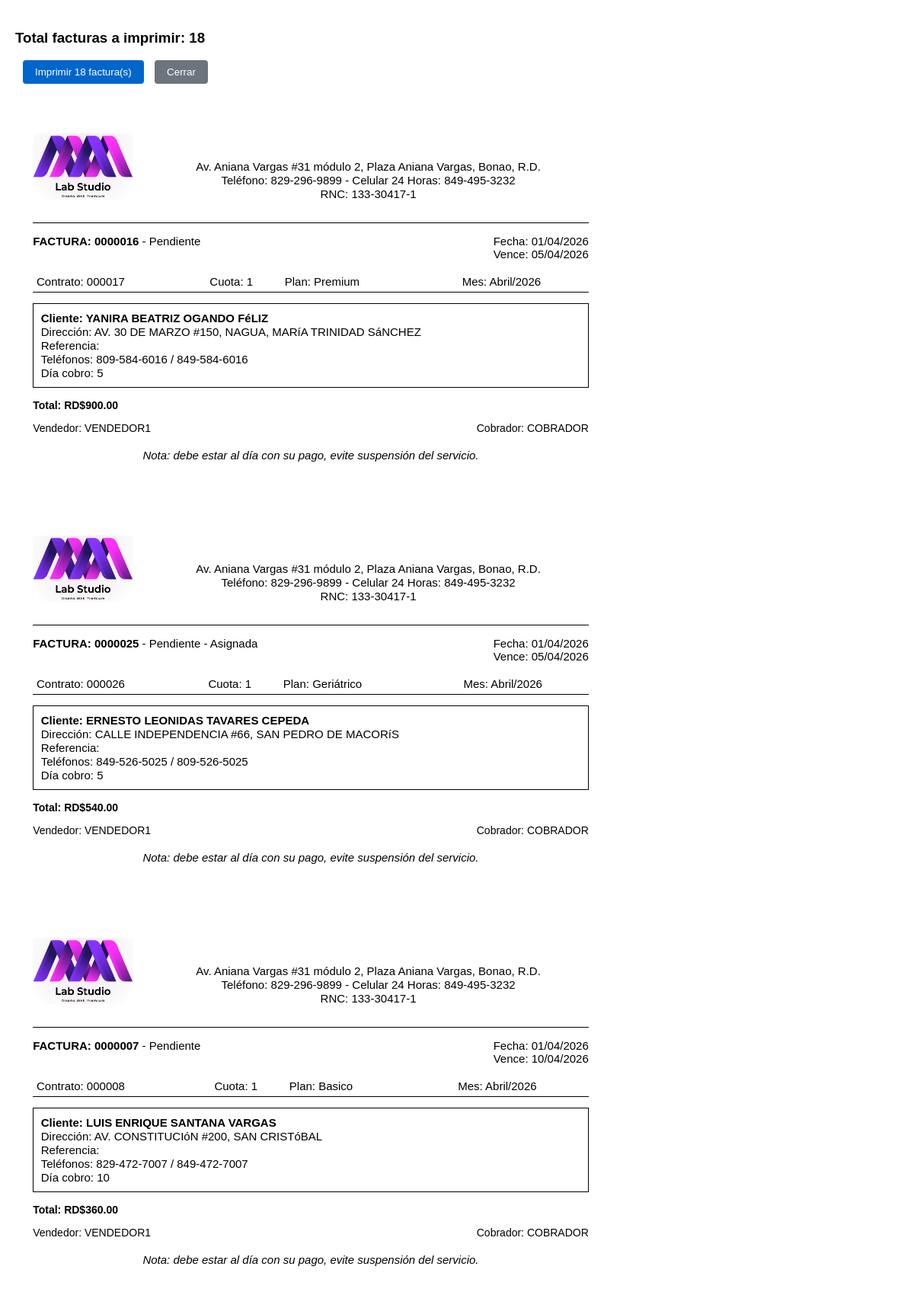
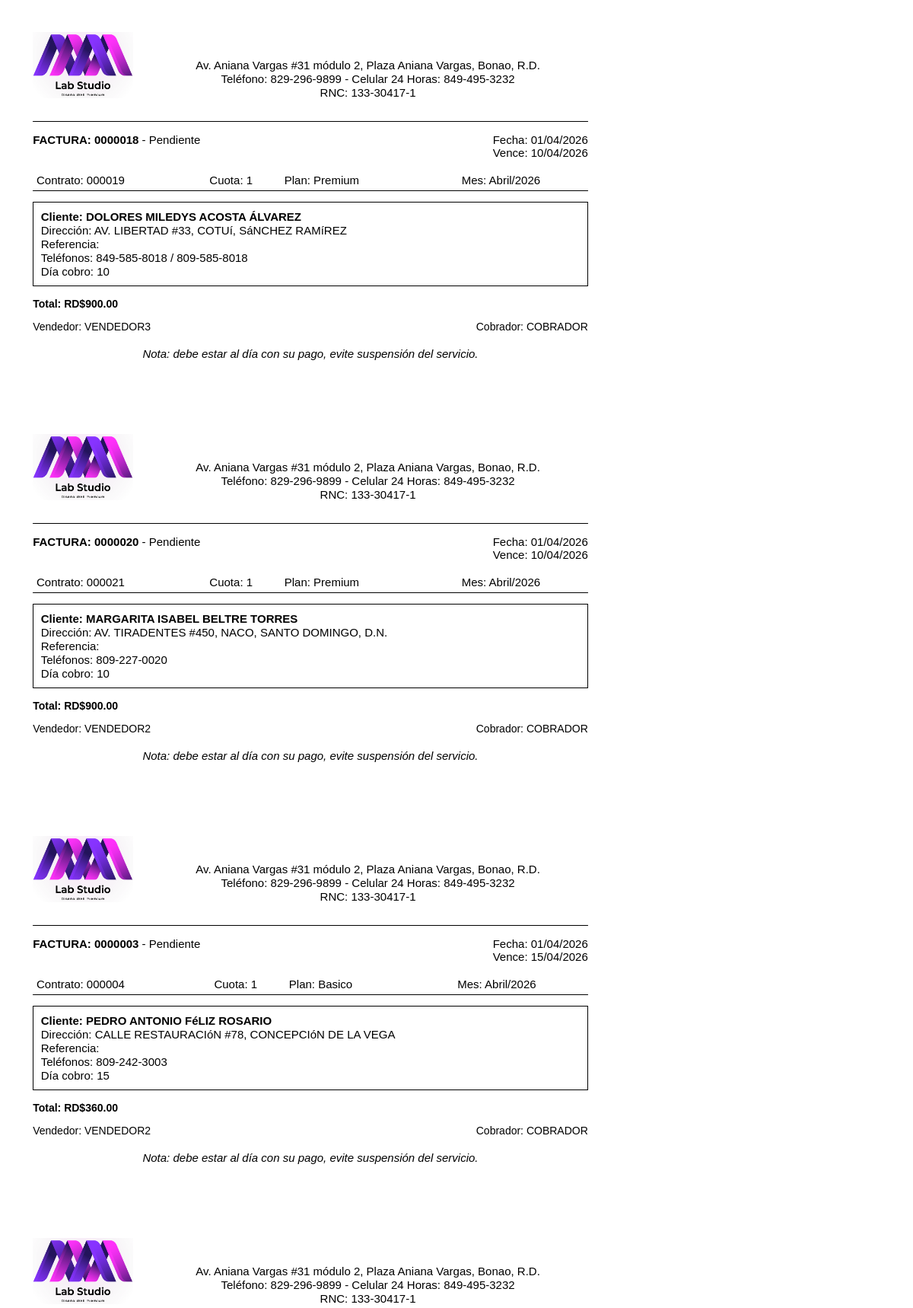
Screenshot of /imprimirpordias.php (signed in, upper part) with the database file from the repository (2 pictures, top to bottom).
### tables this page shows
CREATE TABLE `configuracion_sistema` (
  `id` int(11) NOT NULL,
  `nombre_empresa` varchar(100) NOT NULL,
  `rif` varchar(20) DEFAULT NULL,
  `direccion` text DEFAULT NULL,
  `telefono` varchar(15) DEFAULT NULL,
  `celular` varchar(15) DEFAULT NULL,
  `email` varchar(100) DEFAULT NULL,
  `logo_url` varchar(255) DEFAULT NULL,
  `moneda` varchar(10) DEFAULT 'USD',
  `dias_gracia_pago` int(11) DEFAULT 5,
  `formato_factura` text DEFAULT NULL,
  `created_at` timestamp NOT NULL DEFAULT current_timestamp(),
  `updated_at` timestamp NOT NULL DEFAULT current_timestamp() ON UPDATE current_timestamp()
);

CREATE TABLE `facturas` (
  `id` int(11) NOT NULL,
  `numero_factura` varchar(7) NOT NULL,
  `cuota` int(11) NOT NULL,
  `mes_factura` varchar(7) NOT NULL,
  `contrato_id` int(11) NOT NULL,
  `fecha_emision` date NOT NULL,
  `fecha_vencimiento` date NOT NULL,
  `monto` decimal(10,2) NOT NULL,
  `monto_pendiente` decimal(10,2) DEFAULT 0.00,
  `estado` enum('pendiente','pagada','vencida','anulada','incompleta') DEFAULT 'pendiente',
  `notas` text DEFAULT NULL,
  `created_at` timestamp NOT NULL DEFAULT current_timestamp(),
  `updated_at` timestamp NOT NULL DEFAULT current_timestamp() ON UPDATE current_timestamp(),
  `cantidad_dependientes` int(11) DEFAULT 0,
  `tiene_geriatrico` tinyint(1) DEFAULT 0
);

CREATE TABLE `contratos` (
  `id` int(11) NOT NULL,
  `numero_contrato` varchar(20) DEFAULT NULL,
  `cliente_id` int(11) NOT NULL,
  `plan_id` int(11) NOT NULL,
  `fecha_inicio` date NOT NULL,
  `fecha_fin` date DEFAULT NULL,
  `monto_mensual` decimal(10,2) NOT NULL,
  `monto_total` decimal(10,2) NOT NULL,
  `dia_cobro` int(11) NOT NULL,
  `estado` enum('activo','cancelado','suspendido') DEFAULT 'activo',
  `vendedor_id` int(11) DEFAULT NULL,
  `notas` text DEFAULT NULL,
  `ubicacion_lat` decimal(10,8) DEFAULT NULL COMMENT 'Latitud GPS del contrato',
  `ubicacion_lng` decimal(11,8) DEFAULT NULL COMMENT 'Longitud GPS del contrato',
  `ubicacion_ref` varchar(255) DEFAULT NULL COMMENT 'Referencia textual de la ubicación',
  `created_at` timestamp NOT NULL DEFAULT current_timestamp(),
  `updated_at` timestamp NOT NULL DEFAULT current_timestamp() ON UPDATE current_timestamp()
);

CREATE TABLE `planes` (
  `id` int(11) NOT NULL,
  `codigo` varchar(20) DEFAULT NULL,
  `nombre` varchar(100) NOT NULL,
  `descripcion` text DEFAULT NULL,
  `precio_base` decimal(10,2) NOT NULL,
  `cobertura_maxima` decimal(10,2) DEFAULT NULL,
  `edad_minima` int(11) DEFAULT NULL,
  `edad_maxima` int(11) DEFAULT NULL,
  `periodo_carencia` int(11) DEFAULT NULL,
  `estado` enum('activo','inactivo') DEFAULT 'activo',
  `created_at` timestamp NOT NULL DEFAULT current_timestamp(),
  `updated_at` timestamp NOT NULL DEFAULT current_timestamp() ON UPDATE current_timestamp()
);

CREATE TABLE `clientes` (
  `id` int(11) NOT NULL,
  `codigo` varchar(5) NOT NULL,
  `nombre` varchar(100) NOT NULL,
  `apellidos` varchar(100) NOT NULL,
  `cedula` varchar(13) NOT NULL,
  `telefono1` varchar(15) NOT NULL,
  `telefono2` varchar(15) DEFAULT NULL,
  `telefono3` varchar(15) DEFAULT NULL,
  `direccion` text NOT NULL,
  `email` varchar(100) NOT NULL,
  `fecha_nacimiento` date DEFAULT NULL,
  `fecha_registro` datetime NOT NULL,
  `estado` enum('activo','inactivo','suspendido') DEFAULT 'activo',
  `cobrador_id` int(11) NOT NULL,
  `vendedor_id` int(11) NOT NULL,
  `notas` text DEFAULT NULL,
  `created_at` timestamp NOT NULL DEFAULT current_timestamp(),
  `updated_at` timestamp NOT NULL DEFAULT current_timestamp() ON UPDATE current_timestamp()
);

CREATE TABLE `vendedores` (
  `id` int(11) NOT NULL,
  `codigo` varchar(3) NOT NULL,
  `nombre_completo` varchar(200) NOT NULL,
  `descripcion` text DEFAULT NULL,
  `fecha_ingreso` date NOT NULL,
  `estado` enum('activo','inactivo') DEFAULT 'activo',
  `created_at` timestamp NOT NULL DEFAULT current_timestamp(),
  `updated_at` timestamp NOT NULL DEFAULT current_timestamp() ON UPDATE current_timestamp()
);

CREATE TABLE `cobradores` (
  `id` int(11) NOT NULL,
  `codigo` varchar(3) NOT NULL,
  `nombre_completo` varchar(200) NOT NULL,
  `descripcion` text DEFAULT NULL,
  `fecha_ingreso` date NOT NULL,
  `estado` enum('activo','inactivo') DEFAULT 'activo',
  `usuario_id` int(11) DEFAULT NULL,
  `telefono` varchar(15) DEFAULT NULL,
  `email` varchar(100) DEFAULT NULL,
  `created_at` timestamp NOT NULL DEFAULT current_timestamp(),
  `updated_at` timestamp NOT NULL DEFAULT current_timestamp() ON UPDATE current_timestamp()
);

### imprimirpordias.php (the view, shortened to what this page needs)
<?php
require_once 'config.php';
function mesATexto($fecha) {
   $meses = [
       '01' => 'Enero', '02' => 'Febrero', '03' => 'Marzo',
       '04' => 'Abril', '05' => 'Mayo', '06' => 'Junio',
       '07' => 'Julio', '08' => 'Agosto', '09' => 'Septiembre',
       '10' => 'Octubre', '11' => 'Noviembre', '12' => 'Diciembre'
   ];
   $partes = explode('/', $fecha);
   return (count($partes) == 2) ? $meses[$partes[0]] . '/' . $partes[1] : $fecha;
}
$estado = $_GET['estado'] ?? 'pendiente';
$where = "1=1";
$params = [];
if ($estado && $estado != 'todas') {
   $where .= " AND f.estado = ?";
   $params[] = $estado;
}
$sql = "
   SELECT f.*, c.numero_contrato, c.dia_cobro,
          cl.nombre as cliente_nombre, cl.apellidos as cliente_apellidos,
          cl.direccion as cliente_direccion, cl.telefono1, cl.telefono2, cl.notas as notas,
          p.nombre as plan_nombre,
          co.nombre_completo as cobrador_nombre,
          v.nombre_completo as vendedor_nombre,
          (
              SELECT COUNT(*)
              FROM asignaciones_facturas af
              WHERE af.factura_id = f.id
              AND af.estado = 'activa'
          ) as esta_asignada
   FROM facturas f
   JOIN contratos c ON f.contrato_id = c.id
   JOIN clientes cl ON c.cliente_id = cl.id
   JOIN planes p ON c.plan_id = p.id
   LEFT JOIN cobradores co ON cl.cobrador_id = co.id
   LEFT JOIN vendedores v ON cl.vendedor_id = v.id
   WHERE $where
   ORDER BY c.dia_cobro ASC
   -- ORDER BY f.numero_factura ASC
";
$stmt = $conn->prepare($sql);
$stmt->execute($params);
$facturas = $stmt->fetchAll();
$stmtConfig = $conn->prepare("SELECT *, logo_url FROM configuracion_sistema WHERE id = 1");
$stmtConfig->execute();
$config = $stmtConfig->fetch();
?>
<!DOCTYPE html>
<html>
<head>
</head>
<body>
    <div class="no-print" style="padding: 20px;">
       <h3>Total facturas a imprimir: <?php echo count($facturas); ?></h3>
       <button onclick="window.print()" class="btn btn-primary"><i class="fas fa-print"></i> Imprimir <?php echo count($facturas); ?> factura(s)</button>
       <button onclick="window.close()" class="btn btn-secondary"><i class="fas fa-times"></i> Cerrar</button>
   </div>
   <?php
$total_facturas = count($facturas);
for ($i = 0; $i < $total_facturas; $i += 2):
    $factura1 = $facturas[$i];
    $factura2 = ($i + 1 < $total_facturas) ? $facturas[$i + 1] : null;
?>
<div class="pagina">
    <div class="factura" style="top: 0;">
        <div class="invoice-container">
            <div class="header">
                <?php if ($config['logo_url']): ?>
                    <img src="<?php echo htmlspecialchars($config['logo_url']); ?>" alt="Logo" class="logo">
                <?php endif; ?>
                <div class="header-text">
                    <br><br>
                    <div class="company-address">
                        <?php echo $config['direccion']; ?><br>
                        Teléfono: <?php echo $config['telefono']; ?> - Celular 24 Horas: <?php echo $config['celular']; ?><br>
                        RNC: <?php echo $config['rif']; ?>
                    </div>
                </div>
            </div>
            <div class="decorative-border"></div>
            <div class="invoice-details">
                <div style="display: flex; justify-content: space-between;">
                    <div>
                        <span class="invoice-number">FACTURA: <?php echo str_pad($factura1['numero_factura'], 7, '0', STR_PAD_LEFT); ?></span>
                        <span class="status"> - <?php echo ucfirst($factura1['estado']); ?><?php echo $factura1['esta_asignada'] > 0 ? ' - Asignada' : ''; ?></span>
                    </div>
                    <div class="dates">
                        Fecha: <?php echo date('d/m/Y', strtotime($factura1['fecha_emision'])); ?><br>
                        Vence: <?php echo !empty($factura1['fecha_vencimiento']) ? date('d/m/Y', strtotime($factura1['fecha_vencimiento'])) : 'No especificado'; ?><br>
                    </div>
                </div>
            </div>
            <table class="details">
                <tr>
                    <td>Contrato: <?php echo str_pad($factura1['numero_contrato'], 6, '0', STR_PAD_LEFT); ?></td>
                    <td>
                        &nbsp;&nbsp;&nbsp;&nbsp;&nbsp;&nbsp;&nbsp;&nbsp;&nbsp;Cuota: <?php echo $factura1['cuota']; ?>&nbsp;&nbsp;&nbsp;&nbsp;&nbsp;&nbsp;&nbsp;&nbsp;&nbsp;
                        Plan: <?php echo $factura1['plan_nombre']; ?>
                        <td>Mes: <?php echo mesATexto($factura1['mes_factura']); ?></td>
                    </td>
                </tr>
            </table>
            <div class="client-info">
                <strong><div>Cliente: <?php echo strtoupper($factura1['cliente_nombre'] . ' ' . $factura1['cliente_apellidos']); ?></div></strong>
                <div>Dirección: <?php echo strtoupper($factura1['cliente_direccion']); ?></div>
                <div>Referencia: <?php echo strtoupper($factura1['notas'] ?? ''); ?></div>
                <div>Teléfonos: <?php echo $factura1['telefono1'] . ($factura1['telefono2'] ? ' / ' . $factura1['telefono2'] : ''); ?></div>
                <div>Día cobro: <?php echo $factura1['dia_cobro']; ?></div>
            </div>
            <div class="staff-info">
                <strong><div>Total: RD$<?php echo number_format($factura1['monto'], 2); ?></div></strong>
            </div>
            <div class="staff-info">
                <div>Vendedor: <?php echo strtoupper($factura1['vendedor_nombre']); ?></div>
                <div>Cobrador: <?php echo strtoupper($factura1['cobrador_nombre']); ?></div>
            </div>
            <div class="footer">
                Nota: debe estar al día con su pago, evite suspensión del servicio.
            </div>
        </div>
    </div>
    <?php if ($factura2): ?>
    <div class="factura" style="top: 5.5in;">
        <div class="invoice-container">
            <div class="header">
                <?php if ($config['logo_url']): ?>
                    <img src="<?php echo htmlspecialchars($config['logo_url']); ?>" alt="Logo" class="logo">
                <?php endif; ?>
                <div class="header-text">
                    <br><br>
                    <div class="company-address">
                        <?php echo $config['direccion']; ?><br>
                        Teléfono: <?php echo $config['telefono']; ?> - Celular 24 Horas: <?php echo $config['celular']; ?><br>
                        RNC: <?php echo $config['rif']; ?>
                    </div>
                </div>
            </div>
            <div class="decorative-border"></div>
            <div class="invoice-details">
                <div style="display: flex; justify-content: space-between;">
                    <div>
                        <span class="invoice-number">FACTURA: <?php echo str_pad($factura2['numero_factura'], 7, '0', STR_PAD_LEFT); ?></span>
                        <span class="status"> - <?php echo ucfirst($factura2['estado']); ?><?php echo $factura2['esta_asignada'] > 0 ? ' - Asignada' : ''; ?></span>
                    </div>
                    <div class="dates">
                        Fecha: <?php echo date('d/m/Y', strtotime($factura2['fecha_emision'])); ?><br>
                        Vence: <?php echo !empty($factura2['fecha_vencimiento']) ? date('d/m/Y', strtotime($factura2['fecha_vencimiento'])) : 'No especificado'; ?><br>
                    </div>
                </div>
            </div>
            <table class="details">
                <tr>
                    <td>Contrato: <?php echo str_pad($factura2['numero_contrato'], 6, '0', STR_PAD_LEFT); ?></td>
                    <td>
                        &nbsp;&nbsp;&nbsp;&nbsp;&nbsp;&nbsp;&nbsp;&nbsp;&nbsp;Cuota: <?php echo $factura2['cuota']; ?>&nbsp;&nbsp;&nbsp;&nbsp;&nbsp;&nbsp;&nbsp;&nbsp;&nbsp;
                        Plan: <?php echo $factura2['plan_nombre']; ?>
                        <td>Mes: <?php echo mesATexto($factura2['mes_factura']); ?></td>
                    </td>
                </tr>
            </table>
            <div class="client-info">
                <strong><div>Cliente: <?php echo strtoupper($factura2['cliente_nombre'] . ' ' . $factura2['cliente_apellidos']); ?></div></strong>
                <div>Dirección: <?php echo strtoupper($factura2['cliente_direccion']); ?></div>
                <div>Referencia: <?php echo strtoupper($factura2['notas'] ?? ''); ?></div>
                <div>Teléfonos: <?php echo $factura2['telefono1'] . ($factura2['telefono2'] ? ' / ' . $factura2['telefono2'] : ''); ?></div>
                <div>Día cobro: <?php echo $factura2['dia_cobro']; ?></div>
            </div>
            <div class="staff-info">
                <strong><div>Total: RD$<?php echo number_format($factura2['monto'], 2); ?></div></strong>
            </div>
            <div class="staff-info">
                <div>Vendedor: <?php echo strtoupper($factura2['vendedor_nombre']); ?></div>
                <div>Cobrador: <?php echo strtoupper($factura2['cobrador_nombre']); ?></div>
            </div>
            <div class="footer">
                Nota: debe estar al día con su pago, evite suspensión del servicio.
            </div>
        </div>
    </div>
    <?php endif; ?>
    </div>
<?php endfor; ?>
</body>
</html>

### imprimirpordias.php (style rules this page uses)
body { margin: 0; padding: 0; font-family: "Draft", "Letter Gothic", "Arial", monospace; }
.pagina { width: 8.5in; height: 11in; position: relative; page-break-after: always; }
.factura { width: 8.5in; height: 5.5in; padding: 0.25in; box-sizing: border-box; position: absolute; }
.factura:first-child { top: 0; }
.factura:last-child { top: 5.5in; }
.invoice-container { padding: 0.2in; height: 4.8in; box-sizing: border-box; }
.header { text-align: left; margin-bottom: 0.3in; color: #000; display: flex; align-items: center; gap: 0.2in; }
.logo { max-height: 0.9in; }
.header-text { flex: 1; }
.company-address { font-size: 15px; line-height: 1.2; text-align: center; }
.invoice-details { margin: 0.15in 0; font-size: 15px; }
.invoice-number { font-weight: bold; }
.details { width: 100%; margin-bottom: 0.15in; border-collapse: collapse; }
.details td { padding: 0.05in; font-size: 15px; border-bottom: 1px solid #000; }
.client-info { border: 1px solid #000; padding: 0.1in; margin: 0.1in 0; font-size: 15px; line-height: 1.2; }
.staff-info { display: flex; justify-content: space-between; margin: 0.15in 0; font-size: 14px; }
.footer { margin-top: 0.2in; font-style: italic; font-size: 15px; text-align: center; }
.decorative-border { border-top: 1px solid #000; margin: 0.1in 0; }
.btn { padding: 8px 16px; margin-left: 10px; border: none; border-radius: 4px; cursor: pointer; font-weight: 500; transition: all 0.3s ease; }
.btn-primary { background-color: #0066cc; color: white; }
.btn-secondary { background-color: #6c757d; color: white; }

### rows the page displays
configuracion_sistema: logo_url (picture), direccion "Av. Aniana Vargas #31 módulo 2, Plaza Aniana Vargas, Bonao, R.D.", telefono "829-296-9899", celular "849-495-3232", rif "133-30417-1"
facturas: numero_factura "0000016", estado "Pendiente", fecha_emision "01/04/2026", fecha_vencimiento "05/04/2026", cuota "1", mes_factura "Abril/2026", monto "900.00"
contratos: numero_contrato "000017", dia_cobro "5"
planes: nombre "Premium"
clientes: nombre+apellidos "YANIRA BEATRIZ OGANDO FéLIZ", direccion "AV. 30 DE MARZO #150, NAGUA, MARíA TRINIDAD SáNCHEZ", telefono1 "809-584-6016", telefono2 "849-584-6016"
vendedores: nombre_completo "VENDEDOR1"
cobradores: nombre_completo "COBRADOR"
facturas: numero_factura "0000025", estado "Pendiente", fecha_emision "01/04/2026", fecha_vencimiento "05/04/2026", cuota "1", mes_factura "Abril/2026", monto "540.00"
contratos: numero_contrato "000026", dia_cobro "5"
planes: nombre "Geriátrico"
clientes: nombre+apellidos "ERNESTO LEONIDAS TAVARES CEPEDA", direccion "CALLE INDEPENDENCIA #66, SAN PEDRO DE MACORíS", telefono1 "849-526-5025", telefono2 "809-526-5025"
facturas: numero_factura "0000007", estado "Pendiente", fecha_emision "01/04/2026", fecha_vencimiento "10/04/2026", cuota "1", mes_factura "Abril/2026", monto "360.00"
contratos: numero_contrato "000008", dia_cobro "10"
planes: nombre "Basico"
clientes: nombre+apellidos "LUIS ENRIQUE SANTANA VARGAS", direccion "AV. CONSTITUCIóN #200, SAN CRISTóBAL", telefono1 "829-472-7007", telefono2 "849-472-7007"
facturas: numero_factura "0000018", estado "Pendiente", fecha_emision "01/04/2026", fecha_vencimiento "10/04/2026", cuota "1", mes_factura "Abril/2026", monto "900.00"
contratos: numero_contrato "000019", dia_cobro "10"
clientes: nombre+apellidos "DOLORES MILEDYS ACOSTA ÁLVAREZ", direccion "AV. LIBERTAD #33, COTUí, SáNCHEZ RAMíREZ", telefono1 "849-585-8018", telefono2 "809-585-8018"
vendedores: nombre_completo "VENDEDOR3"
facturas: numero_factura "0000020", estado "Pendiente", fecha_emision "01/04/2026", fecha_vencimiento "10/04/2026", cuota "1", mes_factura "Abril/2026", monto "900.00"
contratos: numero_contrato "000021", dia_cobro "10"
clientes: nombre+apellidos "MARGARITA ISABEL BELTRE TORRES", direccion "AV. TIRADENTES #450, NACO, SANTO DOMINGO, D.N.", telefono1 "809-227-0020"
vendedores: nombre_completo "VENDEDOR2"
facturas: numero_factura "0000003", estado "Pendiente", fecha_emision "01/04/2026", fecha_vencimiento "15/04/2026", cuota "1", mes_factura "Abril/2026", monto "360.00"
contratos: numero_contrato "000004", dia_cobro "15"
clientes: nombre+apellidos "PEDRO ANTONIO FéLIZ ROSARIO", direccion "CALLE RESTAURACIóN #78, CONCEPCIóN DE LA VEGA", telefono1 "809-242-3003"

### other values shown
count($facturas) "18"
